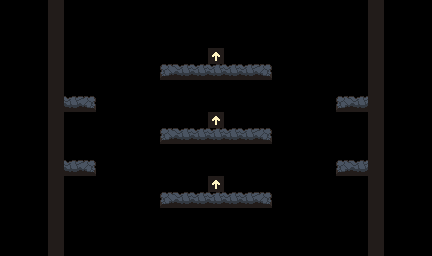

This game map was drawn from its Tiled (.tmx) file and the tilesets committed beside it. A one-line description and the full map source follow:
An orthogonal 27x16 tile map with 16x16 px tiles, 1 tile layer (Tile Layer 1) and 7 objects (6x DragonSpawnPoint, DragonSlime).

<map version="1.10" tiledversion="1.11.2" orientation="orthogonal" renderorder="right-down" width="27" height="16" tilewidth="16" tileheight="16" infinite="0" nextlayerid="3" nextobjectid="14">
 <tileset firstgid="1" source="tileset.tsx" />
 <layer id="1" name="Tile Layer 1" width="27" height="16">
  <data encoding="csv">
0,0,0,3,0,0,0,0,0,0,0,0,0,0,0,0,0,0,0,0,0,0,0,3,0,0,0,
0,0,0,3,0,0,0,0,0,0,0,0,0,0,0,0,0,0,0,0,0,0,0,3,0,0,0,
0,0,0,3,0,0,0,0,0,0,0,0,0,0,0,0,0,0,0,0,0,0,0,3,0,0,0,
0,0,0,3,0,0,0,0,0,0,0,0,0,4,0,0,0,0,0,0,0,0,0,3,0,0,0,
0,0,0,3,0,0,0,0,0,0,1,2,2,2,2,2,9,0,0,0,0,0,0,3,0,0,0,
0,0,0,3,0,0,0,0,0,0,0,0,0,0,0,0,0,0,0,0,0,0,0,3,0,0,0,
0,0,0,3,2,9,0,0,0,0,0,0,0,0,0,0,0,0,0,0,0,1,2,3,0,0,0,
0,0,0,3,0,0,0,0,0,0,0,0,0,4,0,0,0,0,0,0,0,0,0,3,0,0,0,
0,0,0,3,0,0,0,0,0,0,1,2,2,2,2,2,9,0,0,0,0,0,0,3,0,0,0,
0,0,0,3,0,0,0,0,0,0,0,0,0,0,0,0,0,0,0,0,0,0,0,3,0,0,0,
0,0,0,3,2,9,0,0,0,0,0,0,0,0,0,0,0,0,0,0,0,1,2,3,0,0,0,
0,0,0,3,0,0,0,0,0,0,0,0,0,4,0,0,0,0,0,0,0,0,0,3,0,0,0,
0,0,0,3,0,0,0,0,0,0,1,2,2,2,2,2,9,0,0,0,0,0,0,3,0,0,0,
0,0,0,3,0,0,0,0,0,0,0,0,0,0,0,0,0,0,0,0,0,0,0,3,0,0,0,
0,0,0,3,0,0,0,0,0,0,0,0,0,0,0,0,0,0,0,0,0,0,0,3,0,0,0,
0,0,0,3,0,0,0,0,0,0,0,0,0,0,0,0,0,0,0,0,0,0,0,3,0,0,0
</data>
 </layer>
 <objectgroup id="2" name="Ground">
  <object id="2" name="dragon" type="DragonSlime" x="208" y="224" width="16" height="16">
   <properties>
    <property name="lockTime" type="float" value="0.2" />
    <property name="velocity" value="vec2(0.05, 0.05)" />
   </properties>
  </object>
  <object id="3" name="dragon_slot_laser" type="DragonSpawnPoint" x="32" y="48" width="16" height="16" />
  <object id="9" name="dragon_slot_laser" type="DragonSpawnPoint" x="32" y="112" width="16" height="16" />
  <object id="10" name="dragon_slot_laser" type="DragonSpawnPoint" x="32" y="176" width="16" height="16" />
  <object id="11" name="dragon_slot_laser" type="DragonSpawnPoint" x="384" y="48" width="16" height="16" />
  <object id="12" name="dragon_slot_laser" type="DragonSpawnPoint" x="384" y="112" width="16" height="16" />
  <object id="13" name="dragon_slot_laser" type="DragonSpawnPoint" x="384" y="176" width="16" height="16" />
 </objectgroup>
</map>
